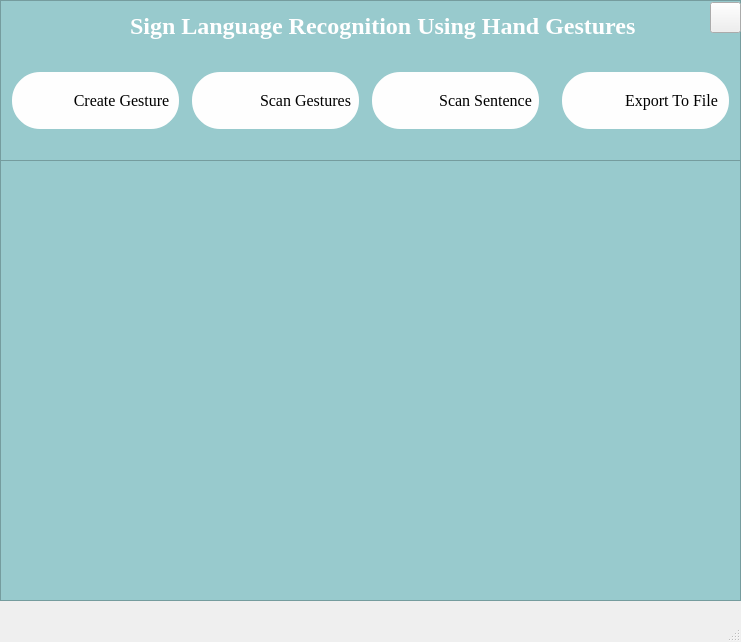
<?xml version="1.0" encoding="UTF-8"?>
<ui version="4.0">
 <class>MainWindow</class>
 <widget class="QMainWindow" name="MainWindow">
  <property name="geometry">
   <rect>
    <x>0</x>
    <y>0</y>
    <width>741</width>
    <height>642</height>
   </rect>
  </property>
  <property name="windowTitle">
   <string>MainWindow</string>
  </property>
  <widget class="QWidget" name="centralwidget">
   <widget class="QGraphicsView" name="graphicsView_2">
    <property name="geometry">
     <rect>
      <x>0</x>
      <y>0</y>
      <width>741</width>
      <height>161</height>
     </rect>
    </property>
    <property name="toolTip">
     <string>&lt;html&gt;&lt;head/&gt;&lt;body&gt;&lt;p&gt;&lt;br/&gt;&lt;/p&gt;&lt;/body&gt;&lt;/html&gt;</string>
    </property>
    <property name="styleSheet">
     <string notr="true">background-color: #98cacd;
</string>
    </property>
   </widget>
   <widget class="QLabel" name="label">
    <property name="geometry">
     <rect>
      <x>130</x>
      <y>10</y>
      <width>531</width>
      <height>31</height>
     </rect>
    </property>
    <property name="font">
     <font>
      <family>Times New Roman</family>
      <pointsize>18</pointsize>
      <weight>75</weight>
      <bold>true</bold>
     </font>
    </property>
    <property name="styleSheet">
     <string notr="true">color:white;</string>
    </property>
    <property name="text">
     <string>Sign Language Recognition Using Hand Gestures</string>
    </property>
   </widget>
   <widget class="QLabel" name="label_3">
    <property name="geometry">
     <rect>
      <x>0</x>
      <y>160</y>
      <width>741</width>
      <height>431</height>
     </rect>
    </property>
    <property name="styleSheet">
     <string notr="true">
font-size: 40px;
color:white;
</string>
    </property>
    <property name="text">
     <string/>
    </property>
   </widget>
   <widget class="QGraphicsView" name="graphicsView">
    <property name="geometry">
     <rect>
      <x>0</x>
      <y>160</y>
      <width>741</width>
      <height>441</height>
     </rect>
    </property>
    <property name="styleSheet">
     <string notr="true">background-color:#98cacd;
</string>
    </property>
   </widget>
   <widget class="QPushButton" name="create">
    <property name="geometry">
     <rect>
      <x>10</x>
      <y>70</y>
      <width>171</width>
      <height>61</height>
     </rect>
    </property>
    <property name="font">
     <font>
      <family>TImes New Roman</family>
      <pointsize>12</pointsize>
      <weight>50</weight>
      <italic>false</italic>
      <bold>false</bold>
     </font>
    </property>
    <property name="layoutDirection">
     <enum>Qt::RightToLeft</enum>
    </property>
    <property name="styleSheet">
     <string notr="true">QPushButton#create{
padding-left:-40px;
color:black;
background-color:#fefefe;
border: 2px solid #98CACD; border-radius:30px;
font: 12pt &quot;TImes New Roman&quot;;
background-image:url(&quot;icons/createe.png&quot;);
background-repeat:none;
}
QPushButton#create:hover
{
   background-color:lightgreen;
	color:white;
}</string>
    </property>
    <property name="text">
     <string>   Create Gesture</string>
    </property>
   </widget>
   <widget class="QPushButton" name="scan_sen">
    <property name="geometry">
     <rect>
      <x>370</x>
      <y>70</y>
      <width>171</width>
      <height>61</height>
     </rect>
    </property>
    <property name="font">
     <font>
      <family>TImes New Roman</family>
      <pointsize>12</pointsize>
      <weight>50</weight>
      <italic>false</italic>
      <bold>false</bold>
     </font>
    </property>
    <property name="styleSheet">
     <string notr="true">QPushButton#scan_sen{
padding-left:-40px;
color:black;
background-color:#fefefe;
border: 2px solid #98CACD; border-radius:30px;
font: 12pt &quot;TImes New Roman&quot;;
background-image:url(&quot;icons/sent.png&quot;);
background-repeat:none;
}
QPushButton#scan_sen:hover
{
   background-color:lightgreen;
	color:white;
}</string>
    </property>
    <property name="text">
     <string>                          Scan Sentence </string>
    </property>
   </widget>
   <widget class="QPushButton" name="scan_sinlge">
    <property name="geometry">
     <rect>
      <x>190</x>
      <y>70</y>
      <width>171</width>
      <height>61</height>
     </rect>
    </property>
    <property name="font">
     <font>
      <family>TImes New Roman</family>
      <pointsize>12</pointsize>
      <weight>50</weight>
      <italic>false</italic>
      <bold>false</bold>
     </font>
    </property>
    <property name="layoutDirection">
     <enum>Qt::LeftToRight</enum>
    </property>
    <property name="autoFillBackground">
     <bool>false</bool>
    </property>
    <property name="styleSheet">
     <string notr="true">QPushButton#scan_sinlge{
padding-left:-40px;
color:black;
background-color:#fefefe;
border: 2px solid #98CACD; border-radius:30px;
font: 12pt &quot;TImes New Roman&quot;;
background-image:url(&quot;icons/scan.png&quot;);
background-repeat:none;
}
QPushButton#scan_sinlge:hover
{
   background-color:lightgreen;
	color:white;
}</string>
    </property>
    <property name="text">
     <string>                         Scan Gestures</string>
    </property>
   </widget>
   <widget class="QPushButton" name="exp2">
    <property name="geometry">
     <rect>
      <x>560</x>
      <y>70</y>
      <width>171</width>
      <height>61</height>
     </rect>
    </property>
    <property name="font">
     <font>
      <family>TImes New Roman</family>
      <pointsize>12</pointsize>
      <weight>50</weight>
      <italic>false</italic>
      <bold>false</bold>
     </font>
    </property>
    <property name="styleSheet">
     <string notr="true">QPushButton#exp2{
padding-left:-40px;
color:black;
background-color:#fefefe;
border: 2px solid #98CACD; border-radius:30px;
font: 12pt &quot;TImes New Roman&quot;;
background-image:url(&quot;icons/exportee.png&quot;);
background-repeat:none;
}
QPushButton#exp2:hover
{
   background-color:lightgreen;
	color:white;
}</string>
    </property>
    <property name="text">
     <string>                       Export To File</string>
    </property>
    <property name="checkable">
     <bool>false</bool>
    </property>
    <property name="autoRepeat">
     <bool>false</bool>
    </property>
    <property name="autoExclusive">
     <bool>false</bool>
    </property>
    <property name="autoDefault">
     <bool>false</bool>
    </property>
    <property name="default">
     <bool>false</bool>
    </property>
    <property name="flat">
     <bool>false</bool>
    </property>
   </widget>
   <widget class="QPushButton" name="exit_button">
    <property name="geometry">
     <rect>
      <x>710</x>
      <y>2</y>
      <width>31</width>
      <height>31</height>
     </rect>
    </property>
    <property name="styleSheet">
     <string notr="true">QPushButton#exit_button{
background-image:url(&quot;icons/quit.png&quot;);
background-repeat:none;
}</string>
    </property>
    <property name="text">
     <string/>
    </property>
   </widget>
  </widget>
  <widget class="QMenuBar" name="menubar">
   <property name="geometry">
    <rect>
     <x>0</x>
     <y>0</y>
     <width>741</width>
     <height>21</height>
    </rect>
   </property>
  </widget>
  <widget class="QStatusBar" name="statusbar"/>
 </widget>
 <resources/>
 <connections/>
</ui>
